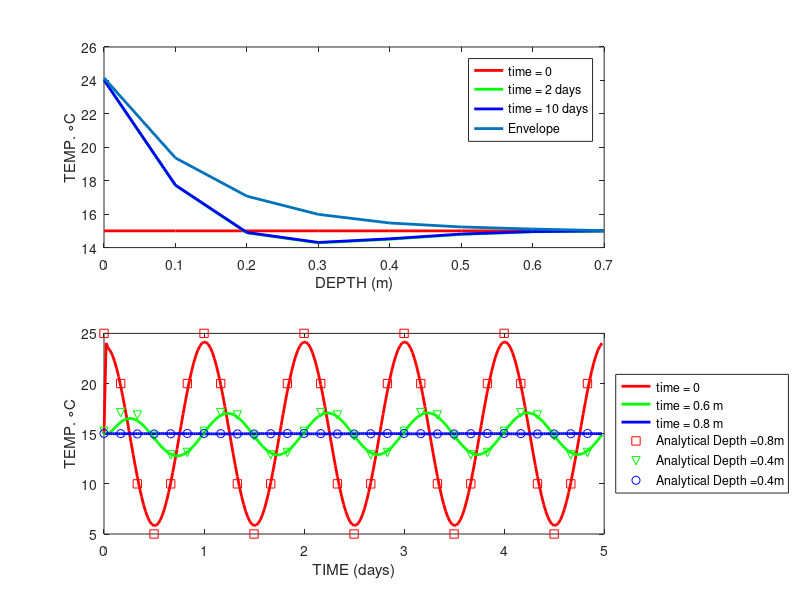

This figure's MATLAB source:
% the video explanation of this script is accessible from https://www.youtube.com/watch?v=-bPIko39J_E&feature=youtu.be
% in case if narration is slow, increase the playback speed to 1.25
clear


dz_m=0.1;
number_cells=8;
dx_m=1;
dy_m=1;
time_step_s = 30*60;
max_time_steps=24*10;



thermal_cond_wPmPc=2.0;
thermal_conductance_wPm2Pc=150;  %original 100
vol_heat_capacity_jPm3Pc=2959200;

T_c_ay=zeros(number_cells,max_time_steps);
heat_flux_out_jPs=zeros(number_cells,max_time_steps);
heat_flux_in_jPs=zeros(number_cells,max_time_steps);

T_c_ay(:,1)=15;  %original 15

T_surface_c=30; %original 30
T_bottom_c=15;%original 15
T_amplitude_surface_c = 10;
T_mean_surface_c     = 15;


period_T_s  = 60*60*24;
alpha1=thermal_cond_wPmPc/vol_heat_capacity_jPm3Pc;
angular_freq=2*pi/period_T_s;
temp=-sqrt(angular_freq/2/alpha1);
time_s_ay=0:time_step_s:time_step_s*(max_time_steps-1);
z=0;  T_analytical_c_ay_dep_0m=T_amplitude_surface_c*exp(temp*z)*cos(angular_freq*time_s_ay+temp*z)+T_mean_surface_c;
z=0.2;T_analytical_c_ay_dep_4ne1m=T_amplitude_surface_c*exp(temp*z)*cos(angular_freq*time_s_ay+temp*z)+T_mean_surface_c;
z=0.8;T_analytical_c_ay_dep_8ne1m=T_amplitude_surface_c*exp(temp*z)*cos(angular_freq*time_s_ay+temp*z)+T_mean_surface_c;



for time_idx=1:max_time_steps-1
    time_s=time_step_s*time_idx;
    T_surface_c= T_mean_surface_c+ ...
         T_amplitude_surface_c * ...
         cos( 2*pi/period_T_s * time_s);
    for space_idx=1:number_cells-1
        heat_flux_out_jPs(space_idx,time_idx+1)=thermal_cond_wPmPc*(T_c_ay(space_idx,time_idx)-T_c_ay(space_idx+1,time_idx)) *dx_m*dy_m/dz_m;
    end
    heat_flux_out_jPs(number_cells,time_idx+1)=thermal_conductance_wPm2Pc*(T_c_ay(number_cells,time_idx)-T_bottom_c)*dx_m*dy_m;
    for space_idx=2:number_cells
        heat_flux_in_jPs(space_idx,time_idx+1)=thermal_cond_wPmPc*(T_c_ay(space_idx-1,time_idx)-T_c_ay(space_idx,time_idx)) *dx_m*dy_m/dz_m;
    end
    heat_flux_in_jPs(1,time_idx+1)=thermal_conductance_wPm2Pc*(T_surface_c-T_c_ay(1,time_idx))*dx_m*dy_m;
    
    for space_idx=1:number_cells
        T_c_ay(space_idx,time_idx+1)= (heat_flux_in_jPs(space_idx,time_idx+1)-heat_flux_out_jPs(space_idx,time_idx+1))*time_step_s/vol_heat_capacity_jPm3Pc/dz_m/dx_m/dy_m +T_c_ay(space_idx,time_idx);
    end
    
end

time_s_ay=0:time_step_s:time_step_s*(max_time_steps-1);
x_m_ay=0:dz_m:dz_m*number_cells-dz_m;
fig=figure;
set(gcf,'color','w')
subplot(2,1,1)
plot(x_m_ay,T_c_ay(:,1),'r-','displayname','time = 0','linewidth',2);hold on
plot(x_m_ay,T_c_ay(:,24*4),'g-','displayname','time = 2 days','linewidth',2);hold on
plot(x_m_ay,T_c_ay(:,24*10),'b-','displayname','time = 10 days','linewidth',2);hold on
plot(x_m_ay,max(T_c_ay'),'linewidth',2,'displayname','Envelope');hold on
xlabel('DEPTH (m)')
ylabel('TEMP. {\circ}C')
legend show

dayPs=1/86400;

subplot(2,1,2)
plot(time_s_ay*dayPs,T_c_ay(1,:),'r-','displayname','time = 0','linewidth',2);hold on
plot(time_s_ay*dayPs,T_c_ay(3,:),'g-','displayname','time = 0.6 m','linewidth',2);hold on
plot(time_s_ay*dayPs,T_c_ay(end,:),'b-','displayname','time = 0.8 m','linewidth',2);hold on

plot(time_s_ay(1:8:end)*dayPs , T_analytical_c_ay_dep_0m(1:8:end),'rs','displayname','Analytical Depth =0.8m');hold on
plot(time_s_ay(1:8:end)*dayPs , T_analytical_c_ay_dep_4ne1m(1:8:end),'gv','displayname','Analytical Depth =0.4m');hold on
plot(time_s_ay(1:8:end)*dayPs , T_analytical_c_ay_dep_8ne1m(1:8:end),'bo','displayname','Analytical Depth =0.4m');hold on

xlabel('TIME (days)')
ylabel('TEMP. {\circ}C')
legend('location','eastoutside')

print(fig,'result.jpg','-djpeg','-r200')




